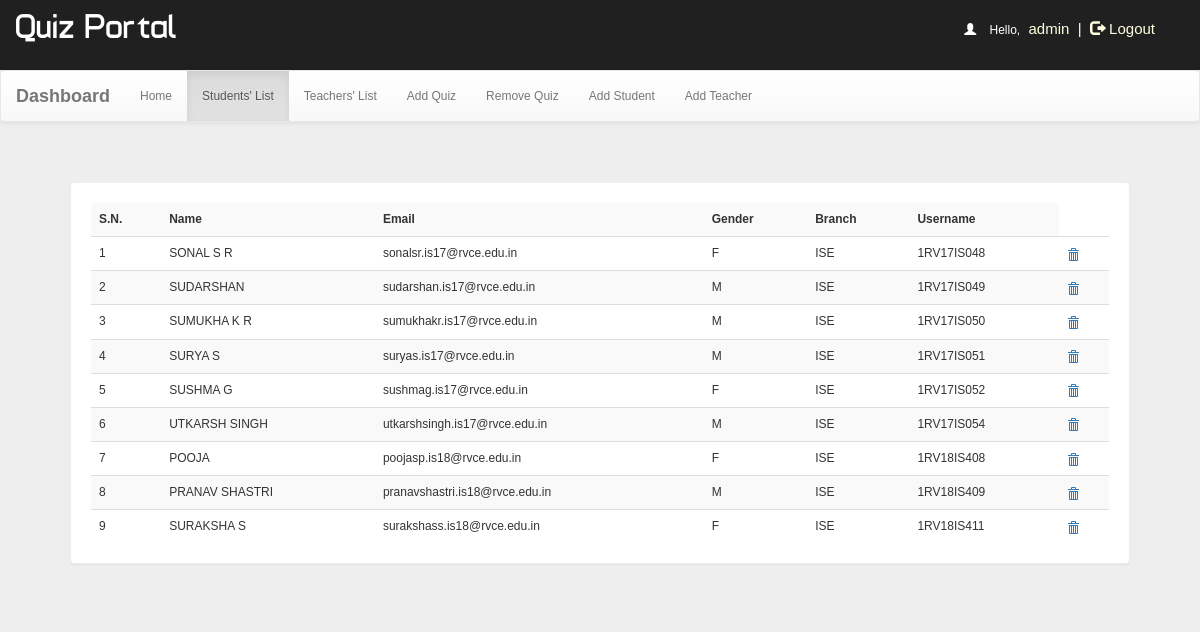
Page /dash.php?q=1 (signed in) on the committed database.
### tables this page shows
CREATE TABLE `user` (
  `id` int(100) NOT NULL,
  `name` varchar(50) NOT NULL,
  `email` varchar(255) NOT NULL,
  `branch` varchar(20) NOT NULL,
  `gender` varchar(5) NOT NULL,
  `username` varchar(50) NOT NULL,
  `password` varchar(50) NOT NULL
);

### dash.php (the view, shortened to what this page needs)
<!DOCTYPE html PUBLIC "-//W3C//DTD XHTML 1.0 Transitional//EN" "http://www.w3.org/TR/xhtml1/DTD/xhtml1-transitional.dtd">
<html xmlns="http://www.w3.org/1999/xhtml">
<head>
<link  rel="stylesheet" href="css/bootstrap.min.css"/>
 <link  rel="stylesheet" href="css/bootstrap-theme.min.css"/>
 <link rel="stylesheet" href="css/main.css">
 <link  rel="stylesheet" href="css/font.css">
</head>
<body  style="background:#eee;">
<body  style="background:#eee;">
<div class="header">
<div class="row">
<div class="col-lg-6">
<span class="logo">Quiz Portal</span></div>
<?php
include_once 'dbConnection.php';
if (!(isset($_SESSION['username']))  || ($_SESSION['key']) != '54585c506829293a2d4c3b68543b316e2e7a2d277858545a36362e5f39') {
    session_destroy();
    header("location:index.php");
} else {
    $name     = $_SESSION['name'];
    $username = $_SESSION['username'];
    echo '<span class="pull-right top title1" ><span style="color:white"><span class="glyphicon glyphicon-user" aria-hidden="true"></span>&nbsp;&nbsp;&nbsp;&nbsp;Hello,</span> <span class="log log1" style="color:lightyellow">' . $name . '&nbsp;&nbsp;|&nbsp;&nbsp;<a href="logout.php?q=account.php" style="color:lightyellow"><span class="glyphicon glyphicon-log-out" aria-hidden="true"></span>&nbsp;Logout</button></a></span>';
}
?>
</div></div>
<nav class="navbar navbar-default title1">
  <div class="container-fluid">
    <div class="navbar-header">
      <a class="navbar-brand" href="dash.php?q=0"><b>Dashboard</b></a>
    </div>
    <div class="collapse navbar-collapse" id="bs-example-navbar-collapse-1">
      <ul class="nav navbar-nav">
        <li <?php
          if (@$_GET['q'] == 0)
            echo 'class="active"';
          ?>><?php if($username=='admin') echo "<a href='dash.php?q=0'>Home</a>"; ?></li>
        <li <?php
            if (@$_GET['q'] == 1)
                echo 'class="active"';
            ?>><a href="dash.php?q=1">Students' List</a></li>
      <li <?php
            if (@$_GET['q'] == 8)
                echo 'class="active"';
            ?>>
            <?php if($username=='admin') echo "<a href='dash.php?q=8'>Teachers' List</a>"; ?></li>
        <li <?php
          if (@$_GET['q'] == 4)
              echo 'class="active"';
          ?>><?php if($username=='admin') echo'<a href="dash.php?q=4">Add Quiz</a>'; ?></li>
        <li <?php
          if (@$_GET['q'] == 5)
              echo 'class="active"';
          ?>><?php if($username=='admin') echo'<a href="dash.php?q=5">Remove Quiz</a>'; ?></li>
         <li <?php
            if (@$_GET['q'] == 6)
                echo 'class="active"';
            ?>>
            <a href="dash.php?q=6">Add Student</a></li>
        <li <?php
            if (@$_GET['q'] == 9)
                echo 'class="active"';
            ?>>
            <?php if($username=='admin') echo'<a href="dash.php?q=9">Add Teacher</a>'; ?></li>
      </ul>
          </div>
  </div>
</nav>
<div class="container">
<div class="row">
<div class="col-md-12">
<?php
if (@$_GET['q'] == 1) {
    $result = mysqli_query($con, "SELECT * FROM user") or die('Error');
    echo '<div class="panel"><table class="table table-striped title1">
<tr><td style="vertical-align:middle"><b>S.N.</b></td>
<td style="vertical-align:middle"><b>Name</b></td>
<td style="vertical-align:middle"><b>Email</b></td>
<td style="vertical-align:middle"><b>Gender</b></td>
<td style="vertical-align:middle"><b>Branch</b></td>
<td style="vertical-align:middle"><b>Username</b></td>';
    $c = 1;
    while ($row = mysqli_fetch_array($result)) {
        $name      = $row['name'];
        $gender    = $row['gender'];
        $branch    = $row['branch'];
        $username1 = $row['username'];
        $email     = $row['email'];
        echo '<tr><td style="vertical-align:middle">' . $c++ . '</td>
        <td style="vertical-align:middle">' . $name . '</td>
        <td style="vertical-align:middle">' . $email . '</td>
        <td style="vertical-align:middle">' . $gender . '</td>
        <td style="vertical-align:middle">' . $branch . '</td>
        <td style="vertical-align:middle">' . $username1 . '</td>
        <td style="vertical-align:middle"><a title="Delete User" href="update.php?dusername=' . $username1 . '"><b><span class="glyphicon glyphicon-trash" aria-hidden="true"></span></b></a></td>
        </tr>';
    }
    echo '</table></div>';
}
?>
</div>
</div></div>
</body>
</html>

### css/main.css (style rules this page uses)
body { overflow-x: hidden; width: 100%; font: 12px "Century Gothic", "Times Roman", sans-serif; background: #eee; min-height: 550px; background-attachment: fixed; }
.panel { border-color: #eee; margin: 40px; padding: 20px; font: 15px "Century Gothic", "Times Roman", sans-serif; }
.header { background: #202020; height: 70px; }
.logo { font-family: 'typo'; font-size: 35px; color: #ffffff; margin: 15px; }
.title1 { font: 12px "Century Gothic", "Times Roman", sans-serif; }
.top { margin-top: 20px; }
.log1 { font: 15px 'Ubuntu', sans-serif; color: #0000ff; margin-left: 10px; }
.log { margin: 10px; margin-right: 60px; margin-left: 5px; color: #ffffb3; text-decoration: none; font-size: 20px; font-size: 15px; }

### rows in the picture
user: name "SONAL S R", email "sonalsr.is17@rvce.edu.in", gender "F", branch "ISE", username "1RV17IS048"
user: name "SUDARSHAN", email "sudarshan.is17@rvce.edu.in", gender "M", branch "ISE", username "1RV17IS049"
user: name "SUMUKHA K R", email "sumukhakr.is17@rvce.edu.in", gender "M", branch "ISE", username "1RV17IS050"
user: name "SURYA S", email "suryas.is17@rvce.edu.in", gender "M", branch "ISE", username "1RV17IS051"
user: name "SUSHMA G", email "sushmag.is17@rvce.edu.in", gender "F", branch "ISE", username "1RV17IS052"
user: name "UTKARSH SINGH", email "utkarshsingh.is17@rvce.edu.in", gender "M", branch "ISE", username "1RV17IS054"
user: name "POOJA", email "poojasp.is18@rvce.edu.in", gender "F", branch "ISE", username "1RV18IS408"
user: name "PRANAV SHASTRI", email "pranavshastri.is18@rvce.edu.in", gender "M", branch "ISE", username "1RV18IS409"
user: name "SURAKSHA S", email "surakshass.is18@rvce.edu.in", gender "F", branch "ISE", username "1RV18IS411"

### other values in the picture
$name "admin"
